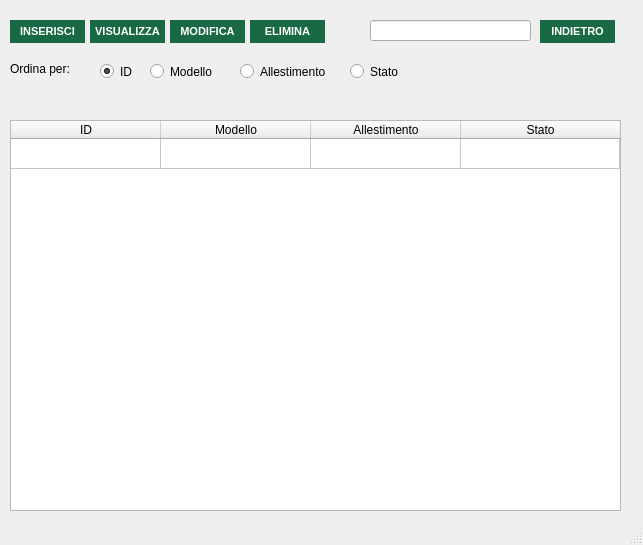
<?xml version="1.0" encoding="UTF-8"?>
<ui version="4.0">
 <class>listamezzi_window</class>
 <widget class="QMainWindow" name="listamezzi_window">
  <property name="geometry">
   <rect>
    <x>0</x>
    <y>0</y>
    <width>643</width>
    <height>545</height>
   </rect>
  </property>
  <property name="minimumSize">
   <size>
    <width>643</width>
    <height>545</height>
   </size>
  </property>
  <property name="maximumSize">
   <size>
    <width>643</width>
    <height>545</height>
   </size>
  </property>
  <property name="windowTitle">
   <string>Gestione Mezzi</string>
  </property>
  <property name="windowIcon">
   <iconset resource="xz.qrc">
    <normaloff>:/images/images/AnconAmbiente_Logo.png</normaloff>:/images/images/AnconAmbiente_Logo.png</iconset>
  </property>
  <widget class="QWidget" name="listamezzi_widget">
   <widget class="QPushButton" name="visualizza_button">
    <property name="geometry">
     <rect>
      <x>90</x>
      <y>20</y>
      <width>75</width>
      <height>23</height>
     </rect>
    </property>
    <property name="styleSheet">
     <string notr="true">QPushButton{
background-color:rgb(24, 105, 68);
color: white;
border-style: outset;
font:  bold 11px


}

QPushButton:hover{
background-color:rgb(170, 203, 108);
color: white;
border-style: outset;
font:  bold 11px
}</string>
    </property>
    <property name="text">
     <string>VISUALIZZA</string>
    </property>
   </widget>
   <widget class="QLabel" name="label">
    <property name="geometry">
     <rect>
      <x>350</x>
      <y>20</y>
      <width>21</width>
      <height>21</height>
     </rect>
    </property>
    <property name="text">
     <string>&lt;html&gt;&lt;head/&gt;&lt;body&gt;&lt;p&gt;&lt;img src=&quot;:/images/images/loupe (1) (1).png&quot;/&gt;&lt;/p&gt;&lt;/body&gt;&lt;/html&gt;</string>
    </property>
   </widget>
   <widget class="QPushButton" name="modifica_button">
    <property name="geometry">
     <rect>
      <x>170</x>
      <y>20</y>
      <width>75</width>
      <height>23</height>
     </rect>
    </property>
    <property name="styleSheet">
     <string notr="true">QPushButton{
background-color:rgb(24, 105, 68);
color: white;
border-style: outset;
font:  bold 11px


}

QPushButton:hover{
background-color:rgb(170, 203, 108);
color: white;
border-style: outset;
font:  bold 11px
}</string>
    </property>
    <property name="text">
     <string>MODIFICA</string>
    </property>
   </widget>
   <widget class="QTableWidget" name="tabella_mezzi">
    <property name="geometry">
     <rect>
      <x>10</x>
      <y>120</y>
      <width>611</width>
      <height>391</height>
     </rect>
    </property>
    <property name="selectionBehavior">
     <enum>QAbstractItemView::SelectRows</enum>
    </property>
    <attribute name="horizontalHeaderDefaultSectionSize">
     <number>150</number>
    </attribute>
    <attribute name="horizontalHeaderShowSortIndicator" stdset="0">
     <bool>false</bool>
    </attribute>
    <attribute name="horizontalHeaderStretchLastSection">
     <bool>true</bool>
    </attribute>
    <attribute name="verticalHeaderVisible">
     <bool>false</bool>
    </attribute>
    <attribute name="verticalHeaderCascadingSectionResizes">
     <bool>false</bool>
    </attribute>
    <row>
     <property name="text">
      <string>DADADAD</string>
     </property>
    </row>
    <column>
     <property name="text">
      <string>ID</string>
     </property>
    </column>
    <column>
     <property name="text">
      <string>Modello</string>
     </property>
    </column>
    <column>
     <property name="text">
      <string>Allestimento</string>
     </property>
    </column>
    <column>
     <property name="text">
      <string>Stato</string>
     </property>
    </column>
   </widget>
   <widget class="QPushButton" name="inserisci_button">
    <property name="geometry">
     <rect>
      <x>10</x>
      <y>20</y>
      <width>75</width>
      <height>23</height>
     </rect>
    </property>
    <property name="styleSheet">
     <string notr="true">QPushButton{
background-color:rgb(24, 105, 68);
color: white;
border-style: outset;
font:  bold 11px


}

QPushButton:hover{
background-color:rgb(170, 203, 108);
color: white;
border-style: outset;
font:  bold 11px
}</string>
    </property>
    <property name="text">
     <string>INSERISCI</string>
    </property>
   </widget>
   <widget class="QLabel" name="label_2">
    <property name="geometry">
     <rect>
      <x>13</x>
      <y>60</y>
      <width>601</width>
      <height>16</height>
     </rect>
    </property>
    <property name="text">
     <string/>
    </property>
   </widget>
   <widget class="QPushButton" name="elimina_button">
    <property name="geometry">
     <rect>
      <x>250</x>
      <y>20</y>
      <width>75</width>
      <height>23</height>
     </rect>
    </property>
    <property name="styleSheet">
     <string notr="true">QPushButton{
background-color:rgb(24, 105, 68);
color: white;
border-style: outset;
font:  bold 11px


}

QPushButton:hover{
background-color:rgb(170, 203, 108);
color: white;
border-style: outset;
font:  bold 11px
}</string>
    </property>
    <property name="text">
     <string>ELIMINA</string>
    </property>
   </widget>
   <widget class="QPushButton" name="indietr_button">
    <property name="geometry">
     <rect>
      <x>540</x>
      <y>20</y>
      <width>75</width>
      <height>23</height>
     </rect>
    </property>
    <property name="styleSheet">
     <string notr="true">QPushButton{
background-color:rgb(24, 105, 68);
color: white;
border-style: outset;
font:  bold 11px


}

QPushButton:hover{
background-color:rgb(170, 203, 108);
color: white;
border-style: outset;
font:  bold 11px
}</string>
    </property>
    <property name="text">
     <string>INDIETRO</string>
    </property>
   </widget>
   <widget class="QLineEdit" name="search_field">
    <property name="geometry">
     <rect>
      <x>370</x>
      <y>20</y>
      <width>161</width>
      <height>21</height>
     </rect>
    </property>
   </widget>
   <widget class="QLabel" name="warning_label">
    <property name="geometry">
     <rect>
      <x>10</x>
      <y>100</y>
      <width>601</width>
      <height>16</height>
     </rect>
    </property>
    <property name="palette">
     <palette>
      <active>
       <colorrole role="WindowText">
        <brush brushstyle="SolidPattern">
         <color alpha="255">
          <red>255</red>
          <green>0</green>
          <blue>0</blue>
         </color>
        </brush>
       </colorrole>
       <colorrole role="Text">
        <brush brushstyle="SolidPattern">
         <color alpha="255">
          <red>255</red>
          <green>0</green>
          <blue>0</blue>
         </color>
        </brush>
       </colorrole>
       <colorrole role="PlaceholderText">
        <brush brushstyle="SolidPattern">
         <color alpha="128">
          <red>255</red>
          <green>0</green>
          <blue>0</blue>
         </color>
        </brush>
       </colorrole>
      </active>
      <inactive>
       <colorrole role="WindowText">
        <brush brushstyle="SolidPattern">
         <color alpha="255">
          <red>255</red>
          <green>0</green>
          <blue>0</blue>
         </color>
        </brush>
       </colorrole>
       <colorrole role="Text">
        <brush brushstyle="SolidPattern">
         <color alpha="255">
          <red>255</red>
          <green>0</green>
          <blue>0</blue>
         </color>
        </brush>
       </colorrole>
       <colorrole role="PlaceholderText">
        <brush brushstyle="SolidPattern">
         <color alpha="128">
          <red>255</red>
          <green>0</green>
          <blue>0</blue>
         </color>
        </brush>
       </colorrole>
      </inactive>
      <disabled>
       <colorrole role="WindowText">
        <brush brushstyle="SolidPattern">
         <color alpha="255">
          <red>190</red>
          <green>190</green>
          <blue>190</blue>
         </color>
        </brush>
       </colorrole>
       <colorrole role="Text">
        <brush brushstyle="SolidPattern">
         <color alpha="255">
          <red>190</red>
          <green>190</green>
          <blue>190</blue>
         </color>
        </brush>
       </colorrole>
       <colorrole role="PlaceholderText">
        <brush brushstyle="SolidPattern">
         <color alpha="128">
          <red>0</red>
          <green>0</green>
          <blue>0</blue>
         </color>
        </brush>
       </colorrole>
      </disabled>
     </palette>
    </property>
    <property name="text">
     <string/>
    </property>
   </widget>
   <widget class="QRadioButton" name="id_radio">
    <property name="geometry">
     <rect>
      <x>100</x>
      <y>60</y>
      <width>92</width>
      <height>23</height>
     </rect>
    </property>
    <property name="text">
     <string>ID</string>
    </property>
    <property name="checked">
     <bool>true</bool>
    </property>
   </widget>
   <widget class="QRadioButton" name="stato_radio">
    <property name="geometry">
     <rect>
      <x>350</x>
      <y>60</y>
      <width>92</width>
      <height>23</height>
     </rect>
    </property>
    <property name="text">
     <string>Stato</string>
    </property>
   </widget>
   <widget class="QLabel" name="label_3">
    <property name="geometry">
     <rect>
      <x>10</x>
      <y>60</y>
      <width>81</width>
      <height>17</height>
     </rect>
    </property>
    <property name="text">
     <string>Ordina per:</string>
    </property>
   </widget>
   <widget class="QRadioButton" name="allestimento_radio">
    <property name="geometry">
     <rect>
      <x>240</x>
      <y>60</y>
      <width>101</width>
      <height>23</height>
     </rect>
    </property>
    <property name="text">
     <string>Allestimento</string>
    </property>
   </widget>
   <widget class="QRadioButton" name="modello_radio">
    <property name="geometry">
     <rect>
      <x>150</x>
      <y>60</y>
      <width>92</width>
      <height>23</height>
     </rect>
    </property>
    <property name="text">
     <string>Modello</string>
    </property>
   </widget>
  </widget>
  <widget class="QStatusBar" name="statusbar"/>
 </widget>
 <resources>
  <include location="xz.qrc"/>
 </resources>
 <connections/>
</ui>
